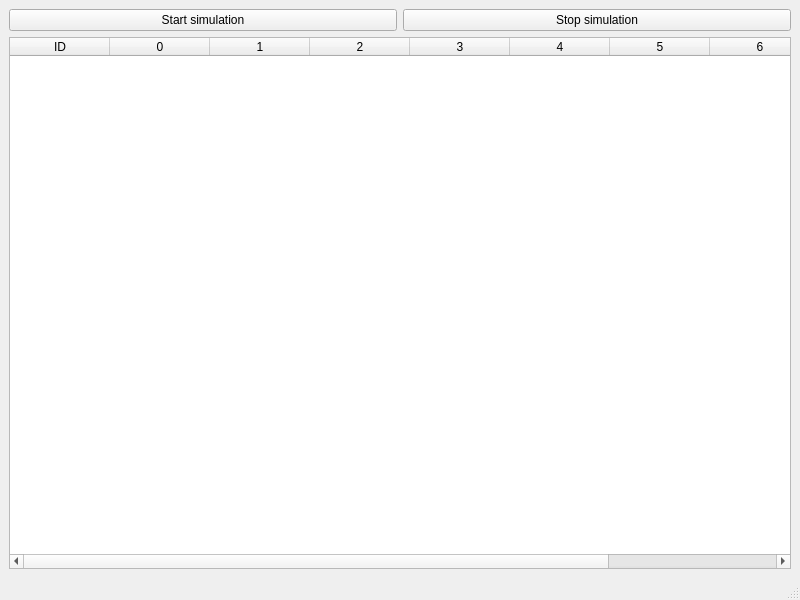
<?xml version="1.0" encoding="UTF-8"?>
<ui version="4.0">
 <class>MainWindow</class>
 <widget class="QMainWindow" name="MainWindow">
  <property name="geometry">
   <rect>
    <x>0</x>
    <y>0</y>
    <width>800</width>
    <height>600</height>
   </rect>
  </property>
  <property name="windowTitle">
   <string>MainWindow</string>
  </property>
  <widget class="QWidget" name="centralwidget">
   <layout class="QVBoxLayout" name="verticalLayout">
    <item>
     <layout class="QHBoxLayout" name="horizontalLayout">
      <item>
       <widget class="QPushButton" name="startButton">
        <property name="text">
         <string>Start simulation</string>
        </property>
       </widget>
      </item>
      <item>
       <layout class="QVBoxLayout" name="verticalLayout_2">
        <item>
         <widget class="QPushButton" name="stopButton">
          <property name="sizePolicy">
           <sizepolicy hsizetype="Minimum" vsizetype="Preferred">
            <horstretch>0</horstretch>
            <verstretch>0</verstretch>
           </sizepolicy>
          </property>
          <property name="text">
           <string>Stop simulation</string>
          </property>
         </widget>
        </item>
       </layout>
      </item>
     </layout>
    </item>
    <item>
     <layout class="QHBoxLayout" name="horizontalLayout_2">
      <item>
       <widget class="QTableWidget" name="mainTable">
        <column>
         <property name="text">
          <string>ID</string>
         </property>
        </column>
        <column>
         <property name="text">
          <string>0</string>
         </property>
        </column>
        <column>
         <property name="text">
          <string>1</string>
         </property>
        </column>
        <column>
         <property name="text">
          <string>2</string>
         </property>
        </column>
        <column>
         <property name="text">
          <string>3</string>
         </property>
        </column>
        <column>
         <property name="text">
          <string>4</string>
         </property>
        </column>
        <column>
         <property name="text">
          <string>5</string>
         </property>
        </column>
        <column>
         <property name="text">
          <string>6</string>
         </property>
        </column>
        <column>
         <property name="text">
          <string>7</string>
         </property>
        </column>
       </widget>
      </item>
     </layout>
    </item>
   </layout>
  </widget>
  <widget class="QStatusBar" name="statusbar"/>
 </widget>
 <resources/>
 <connections/>
</ui>
